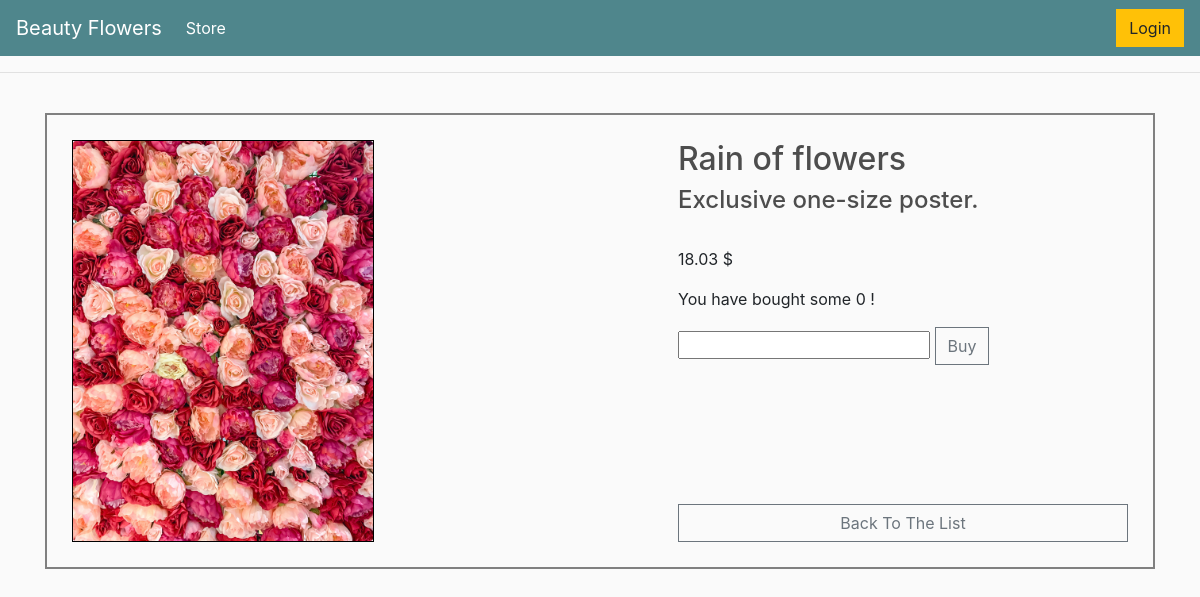
/rain, run on the app's committed database.
### beautyflowers/models.py (models this page shows, shortened)
class Product(models.Model):
    name = models.CharField(max_length=220)
    slug = models.SlugField(max_length=255, unique=True)
    price = models.DecimalField(max_digits=4, decimal_places=2)
    description = models.TextField(blank=True, default="Exclusive one-size poster.")
    image = models.ImageField(upload_to = "beautyflowers/static/img/", default=None)
    alt = models.CharField(max_length=50, null=False, default="img")
    quantity = models.IntegerField(default=0, blank=True, null=0)
    last_modified = models.DateTimeField(auto_now_add = True)
    created_on = models.DateField(blank=True, null=True)
    class Meta:
        ordering = ['-created_on']

### beautyflowers/views.py (the view)
# urls.py: path('<slug>', views.read_product ),
def read_product(request, slug):
    context ={}
    obj = get_object_or_404(Product, slug = slug)
    form = QuantityForm(request.POST or None, instance = obj)
    if form.is_valid():
        form.save()
        return HttpResponseRedirect("/" + slug)
    context["data"] = Product.objects.get(slug = slug)
    return render(request, "beautyflowers/crud/read_product.html", context)

### beautyflowers/templates/beautyflowers/crud/read_product.html (shortened to what this page needs)
{% extends '../main.html' %}
{% load static %}
{% block content %}
<div class="main" id="display_product">
    <div class="image_product">
        {% if data.image %}
        <img class="card-img" src="{{ data.image.url }}" alt="{{ data.alt }}" width=800 />
        {% endif %}
    </div>
    <div class="possibilities">
        <div class="info">
            <h2>{{ data.name }}</h2>
            <h4>{{ data.description }}</h4><br /><br />
            <p>{{ data.price }} $</p>
            <p> You have bought some {{data.quantity}} !</p>
            <form method="POST" enctype="multipart/form-data">
                <input type="number" name="quantity" />
                <input class="btn btn-outline-secondary add-btn" type="submit" value="Buy">
            </form>
        </div>
        <a href="/" class="btn btn-outline-secondary add-btn">Back To The List</a>
    </div>
</div>
{% endblock content %}

### static/css/main.css (style rules this page uses)
* { padding: 0; margin: 0; }
body { background-color: hsl(0, 0%, 98%); }
h1,h2,h3,h4,h5,h6 { color:hsl(0, 0%, 30%); }
.btn { border-radius: 0; }
h4 { display: inline-block; }
#display_product { display: flex; flex-wrap: wrap; justify-content: space-between; border: 2px solid gray; padding: 25px; }
.image_product { display: flex; border: 1px solid black; }
.image_product img { max-width: 400px; max-height: 400px; }
.possibilities { min-width: 450px; display: flex; flex-direction: column; justify-content: space-between; }

### data on the page
Product: image (picture), name "Rain of flowers", description "Exclusive one-size poster.", price "18.03", quantity "0"
